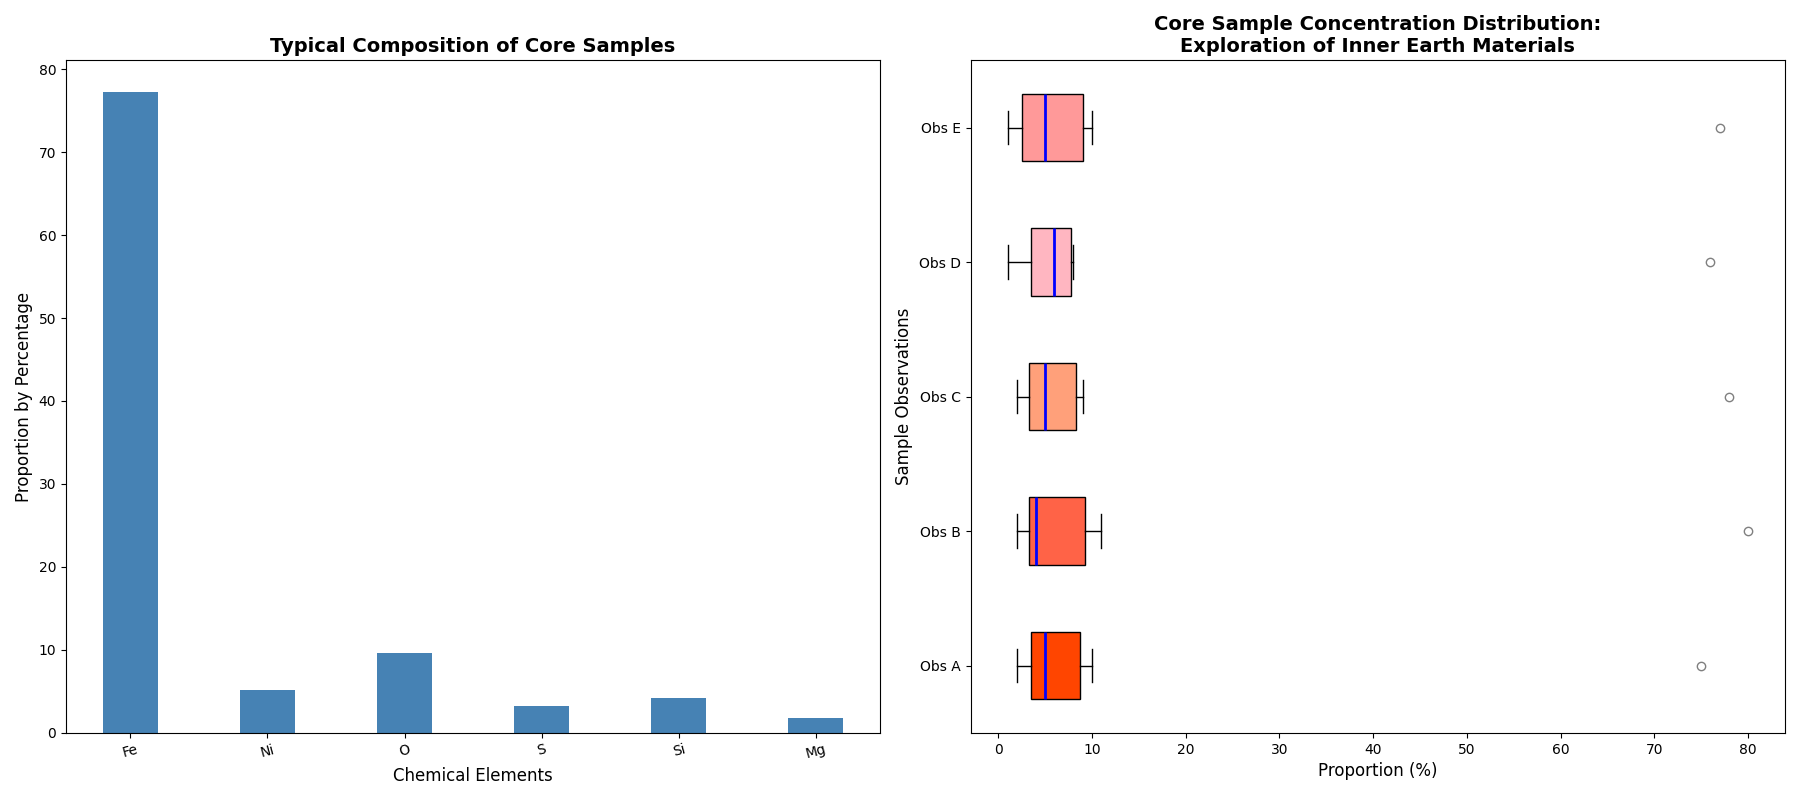

Write Python code to recreate this figure.
import matplotlib.pyplot as plt
import numpy as np

elements = ['Iron', 'Nickel', 'Oxygen', 'Sulfur', 'Silicon', 'Magnesium']
core_sample_A = [75, 5, 10, 3, 5, 2]
core_sample_B = [80, 4, 11, 2, 4, 3]
core_sample_C = [78, 6, 9, 4, 3, 2]
core_sample_D = [76, 5, 8, 3, 7, 1]
core_sample_E = [77, 6, 10, 4, 2, 1]

data = [core_sample_A, core_sample_B, core_sample_C, core_sample_D, core_sample_E]
average_concentration = np.mean(data, axis=0)

fig, (ax1, ax2) = plt.subplots(1, 2, figsize=(18, 8))

x = np.arange(len(elements))
width = 0.4
# Create the bar chart without legend and grid
ax1.bar(x, average_concentration, width, color='#4682B4')
ax1.set_title("Typical Composition of Core Samples", fontsize=14, fontweight='bold')
ax1.set_ylabel("Proportion by Percentage", fontsize=12)
ax1.set_xlabel("Chemical Elements", fontsize=12)
ax1.set_xticks(x)
ax1.set_xticklabels(['Fe', 'Ni', 'O', 'S', 'Si', 'Mg'], fontsize=10, rotation=15)

# Create a horizontal boxplot without grid
bp = ax2.boxplot(data, patch_artist=True, vert=False,
                 boxprops=dict(facecolor='#ffcccb', color='black'),
                 whiskerprops=dict(color='black'),
                 capprops=dict(color='black'),
                 medianprops=dict(color='blue', linewidth=2),
                 flierprops=dict(marker='o', color='black', alpha=0.5))

colors = ['#FF4500', '#FF6347', '#FFA07A', '#FFB6C1', '#FF9999']
for patch, color in zip(bp['boxes'], colors):
    patch.set(facecolor=color)

ax2.set_title("Core Sample Concentration Distribution:\nExploration of Inner Earth Materials",
              fontsize=14, fontweight='bold')
ax2.set_xlabel("Proportion (%)", fontsize=12)
ax2.set_ylabel("Sample Observations", fontsize=12)
ax2.set_yticklabels(["Obs A", "Obs B", "Obs C", "Obs D", "Obs E"],
                    fontsize=10)

plt.tight_layout()
plt.show()
